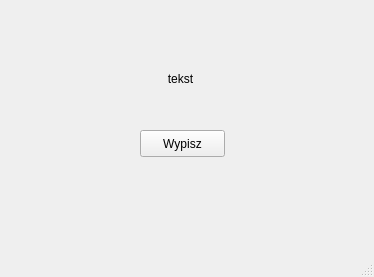
<?xml version="1.0" encoding="UTF-8"?>
<ui version="4.0">
 <class>HelloWorld</class>
 <widget class="QMainWindow" name="HelloWorld">
  <property name="geometry">
   <rect>
    <x>0</x>
    <y>0</y>
    <width>374</width>
    <height>277</height>
   </rect>
  </property>
  <property name="windowTitle">
   <string>HelloWorld</string>
  </property>
  <widget class="QWidget" name="centralWidget">
   <widget class="QPushButton" name="pushButton">
    <property name="geometry">
     <rect>
      <x>140</x>
      <y>130</y>
      <width>85</width>
      <height>27</height>
     </rect>
    </property>
    <property name="text">
     <string>Wypisz</string>
    </property>
    <property name="autoDefault">
     <bool>false</bool>
    </property>
    <property name="flat">
     <bool>false</bool>
    </property>
   </widget>
   <widget class="QLabel" name="label">
    <property name="geometry">
     <rect>
      <x>110</x>
      <y>70</y>
      <width>141</width>
      <height>17</height>
     </rect>
    </property>
    <property name="text">
     <string>tekst</string>
    </property>
    <property name="textFormat">
     <enum>Qt::AutoText</enum>
    </property>
    <property name="alignment">
     <set>Qt::AlignCenter</set>
    </property>
   </widget>
  </widget>
  <widget class="QStatusBar" name="statusBar"/>
 </widget>
 <layoutdefault spacing="6" margin="11"/>
 <resources/>
 <connections/>
</ui>
